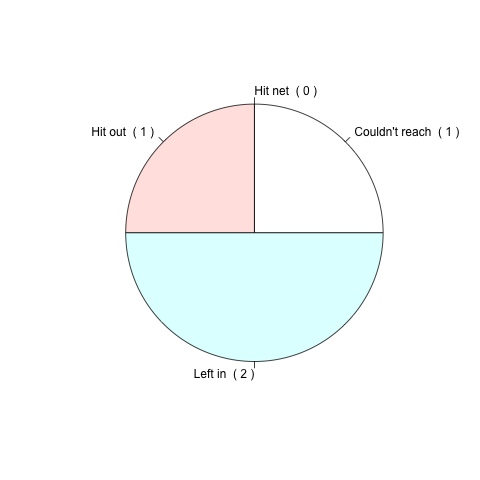

This chart was generated by the following R code:
find_lost_points <- function(data) {
  integers <- as.numeric(xpathSApply(data, "//integer", xmlValue))
  results <- integers[seq(1, length(integers), 3)]
  slices <- c(sum(results == 0),
              sum(results == 1),
              sum(results == 2),
              sum(results == 3))
  reasons <- c("Couldn't reach", "Hit net", "Hit out", "Left in")
  labels <- paste(reasons, " (", slices, ")")
  
  png("~/Desktop/power-play/lost-points.png")
  pie(slices, labels)
  dev.off()
}